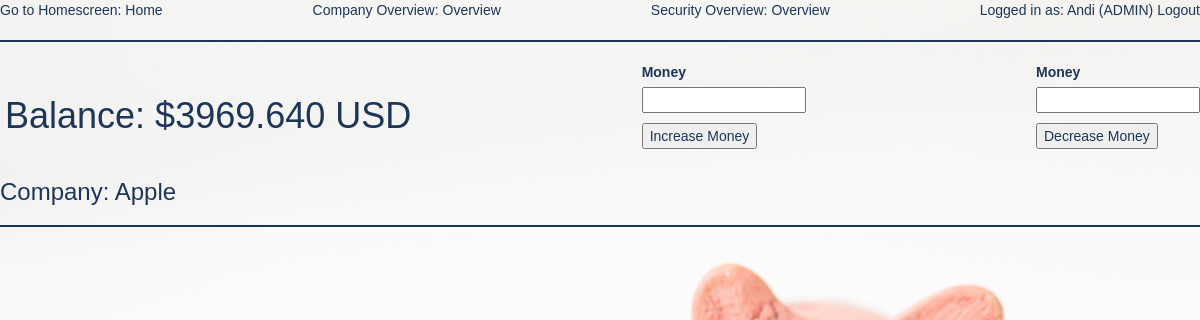
Screenshot of /associated_account/10 (signed in) with the database file from the repository.
### app/models.py (models this page shows, shortened)
class User(UserMixin, db.Model):
    id = db.Column(db.Integer, primary_key=True)
    username = db.Column(db.String(64), index=True, unique=True)
    email = db.Column(db.String(120), index=True, unique=True)
    password_hash = db.Column(db.String(128))
    admin_tag = db.Column(db.Boolean, default=False)

class Account(db.Model):
    account_id = db.Column(db.Integer, primary_key=True)
    balance = db.Column(db.Numeric(precision=10, scale=5))
    owner = db.Column(db.Text)

class Company(db.Model):
    company_id = db.Column(db.Integer, primary_key=True)
    company_name = db.Column(db.Text, index=True, unique=True)
    address = db.Column(db.Text)
    employee_nr = db.Column(db.Integer)
    company_info = db.Column(db.Text)
    industry_type = db.Column(db.Text)
    opening_hours = db.Column(db.Text)
    amount_securities = db.Column(db.Text)
    account_nr = db.Column(db.Integer)
    def __repr__(self):
        return 'Company: {}'.format(self.company_name, self.address, self.employee_nr)

### app/routes.py (the view)
@app.route('/associated_account/<int:account_id>', methods=['GET'])
@login_required
def account_index(account_id):
    account = Account.query.get(account_id)
    company = Company.query.filter_by(account_nr=account_id).first()
    inputForm = MoneyInputForm()
    outputForm = MoneyOutputForm()
    return render_template('account_index.html', title="Account overview", account=account,
                           inputForm=inputForm, outputForm=outputForm, name=company)

### app/forms.py
class MoneyInputForm(FlaskForm):
    money = DecimalField(validators=[DataRequired()])
    submit = SubmitField('Increase Money')

class MoneyOutputForm(FlaskForm):
    money = DecimalField(validators=[DataRequired()])
    submit = SubmitField('Decrease Money')

### app/models.py (called while the page is built)
@login.user_loader
def load_user(id):
    return User.query.get(int(id))

### app/templates/account_index.html (shortened to what this page needs)
{% extends "base.html" %}
{% block content %}
    <div style="display: flex; align-items: center; flex-wrap: wrap; justify-content: space-between">
        <h1> Balance: ${{ '{:.3f}'.format(account.balance) }} USD</h1>
        <form action="{{ url_for('edit_balance_up', account_id=account.account_id) }}" method="POST">
            <p>
                {{ inputForm.money.label }}<br>
                {{ inputForm.money }}<br>
            </p>
            <p>{{ inputForm.submit() }}</p>
        </form>
        <form action="{{ url_for('edit_balance_down', account_id=account.account_id) }}" method="POST">
            <p>
                {{ outputForm.money.label }}<br>
                {{ outputForm.money }}<br>
            </p>
            <p>{{ outputForm.submit() }}</p>
        </form>
    </div>
    <h3>{{ name }}</h3>
{% endblock %}

### app/templates/base.html (shortened to what this page needs)
{% extends "bootstrap/base.html" %}
{% block head %}
    {{ super() }}
    <link rel="stylesheet" type="text/css" href="{{ url_for('static', filename='styles.css') }}">
{% endblock %}
{% block body %}
    <body style="background-image: url('/static/background.jpg');
        background-size: 100%;
        background-repeat: no-repeat;
        background-attachment: fixed;"
    >
    <div style="display: flex; flex-wrap: wrap; justify-content: space-between">
        <div>Go to Homescreen: <a class="href-blue" href="{{ url_for('home_site') }}">Home</a></div>
        {% if current_user.admin_tag %}
            <div>Company Overview: <a class="href-blue" href="{{ url_for('company_overview') }}">Overview</a></div>
            <div>Security Overview: <a class="href-blue" href="{{ url_for('security_overview') }}">Overview</a>
            </div>
        {% endif %}
        <div>
            {% if current_user.is_anonymous %}
                <a class="href-blue" href="{{ url_for('login') }}">Login</a>
            {% else %}
                Logged in as: {{ current_user.username }}
                {% if current_user.admin_tag %}
                    (ADMIN)
                {% endif %}
                <a class="href-blue" href="{{ url_for('logout') }}">Logout</a>
            {% endif %}
        </div>
    </div>
    <hr style="border-color: #1D3557; border-width: 0.1rem; border-style: solid;">
    {% block content %}{% endblock %}
    <hr style="border-color: #1D3557; border-width: 0.1rem; border-style: solid;">
{% endblock %}

### app/static/styles.css (style rules this page uses)
body { background-image: url("app/static/background.jpg"); background-size: auto 100%; background-size: 100% auto; background-color: rgba(252,252,252, 0.5); background-repeat: no-repeat; background-attachment: fixed; color: #1D3557; font-family: "Helvetica"; }
h1 { color: #1D3557; margin-left: 5px; }
.href-blue { color: #1D3557; }

### rows the page displays
User: username "Andi"
Account: balance "3969.640"
Company: company_name+address+employee_nr "Company: Apple"

### other values shown
{{ inputForm.money.label }} "Money"
{{ outputForm.money.label }} "Money"
